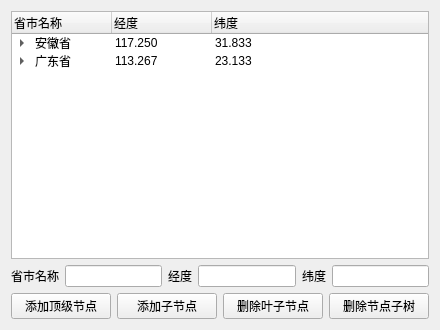
<?xml version="1.0" encoding="UTF-8"?>
<ui version="4.0">
 <class>Widget</class>
 <widget class="QWidget" name="Widget">
  <property name="geometry">
   <rect>
    <x>0</x>
    <y>0</y>
    <width>440</width>
    <height>330</height>
   </rect>
  </property>
  <property name="windowTitle">
   <string>Widget</string>
  </property>
  <layout class="QVBoxLayout" name="verticalLayout">
   <item>
    <widget class="QTreeWidget" name="treeWidget">
     <property name="columnCount">
      <number>3</number>
     </property>
     <column>
      <property name="text">
       <string>省市名称</string>
      </property>
     </column>
     <column>
      <property name="text">
       <string>经度</string>
      </property>
     </column>
     <column>
      <property name="text">
       <string>纬度</string>
      </property>
     </column>
     <item>
      <property name="text">
       <string>安徽省</string>
      </property>
      <property name="text">
       <string>117.250</string>
      </property>
      <property name="text">
       <string>31.833</string>
      </property>
      <item>
       <property name="text">
        <string>合肥市</string>
       </property>
       <property name="text">
        <string>117.250</string>
       </property>
       <property name="text">
        <string>31.833</string>
       </property>
      </item>
      <item>
       <property name="text">
        <string>安庆市</string>
       </property>
       <property name="text">
        <string>117.050</string>
       </property>
       <property name="text">
        <string>30.533</string>
       </property>
      </item>
     </item>
     <item>
      <property name="text">
       <string>广东省</string>
      </property>
      <property name="text">
       <string>113.267</string>
      </property>
      <property name="text">
       <string>23.133</string>
      </property>
      <item>
       <property name="text">
        <string>广州市</string>
       </property>
       <property name="text">
        <string>113.267</string>
       </property>
       <property name="text">
        <string>23.133</string>
       </property>
      </item>
      <item>
       <property name="text">
        <string>深圳市</string>
       </property>
       <property name="text">
        <string>114.050</string>
       </property>
       <property name="text">
        <string>22.550</string>
       </property>
      </item>
     </item>
    </widget>
   </item>
   <item>
    <layout class="QHBoxLayout" name="horizontalLayout_2">
     <item>
      <widget class="QLabel" name="label">
       <property name="text">
        <string>省市名称</string>
       </property>
      </widget>
     </item>
     <item>
      <widget class="QLineEdit" name="lineEditName"/>
     </item>
     <item>
      <widget class="QLabel" name="label_2">
       <property name="text">
        <string>经度</string>
       </property>
      </widget>
     </item>
     <item>
      <widget class="QLineEdit" name="lineEditLon"/>
     </item>
     <item>
      <widget class="QLabel" name="label_3">
       <property name="text">
        <string>纬度</string>
       </property>
      </widget>
     </item>
     <item>
      <widget class="QLineEdit" name="lineEditLat"/>
     </item>
    </layout>
   </item>
   <item>
    <layout class="QHBoxLayout" name="horizontalLayout">
     <item>
      <widget class="QPushButton" name="pushButtonAddTop">
       <property name="text">
        <string>添加顶级节点</string>
       </property>
      </widget>
     </item>
     <item>
      <widget class="QPushButton" name="pushButtonAddChild">
       <property name="text">
        <string>添加子节点</string>
       </property>
      </widget>
     </item>
     <item>
      <widget class="QPushButton" name="pushButtonDelLeaf">
       <property name="text">
        <string>删除叶子节点</string>
       </property>
      </widget>
     </item>
     <item>
      <widget class="QPushButton" name="pushButtonDelSubtree">
       <property name="text">
        <string>删除节点子树</string>
       </property>
      </widget>
     </item>
    </layout>
   </item>
  </layout>
 </widget>
 <layoutdefault spacing="6" margin="11"/>
 <resources/>
 <connections/>
</ui>
